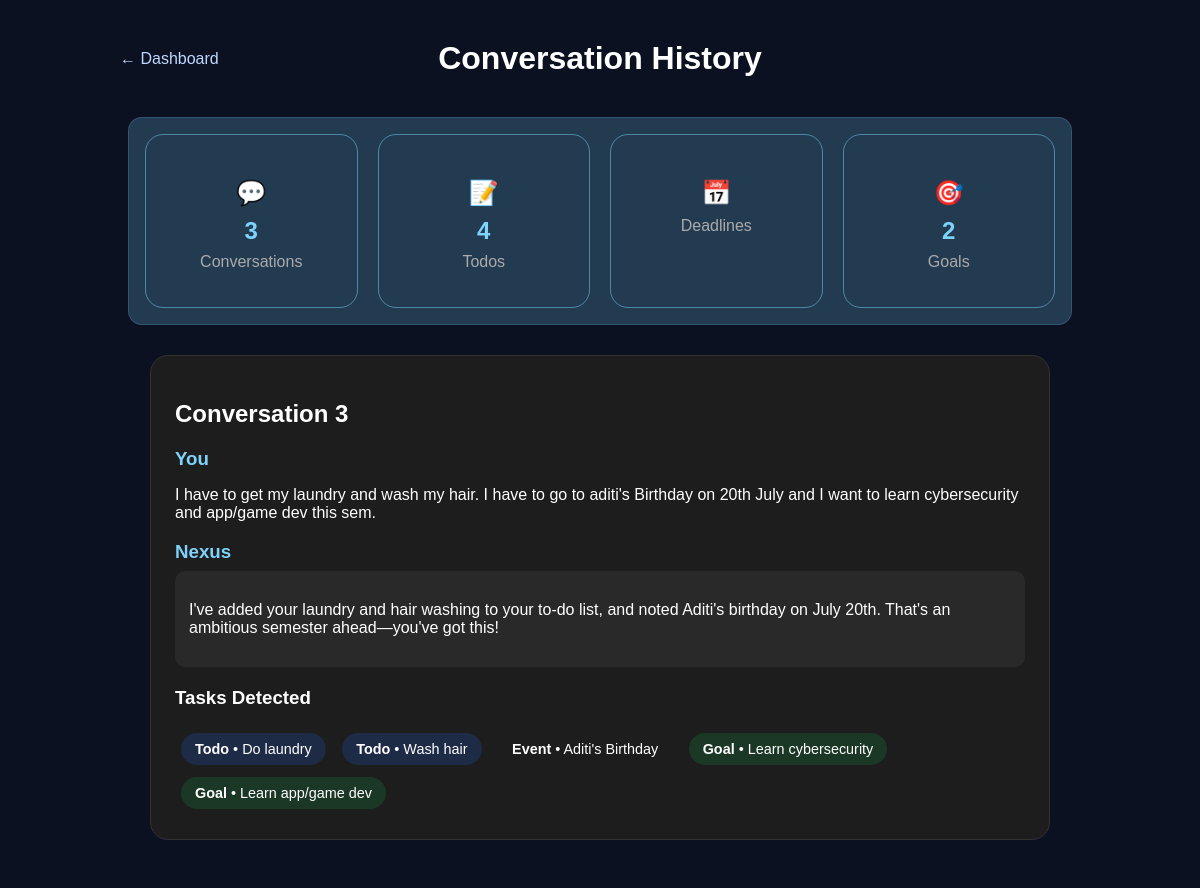
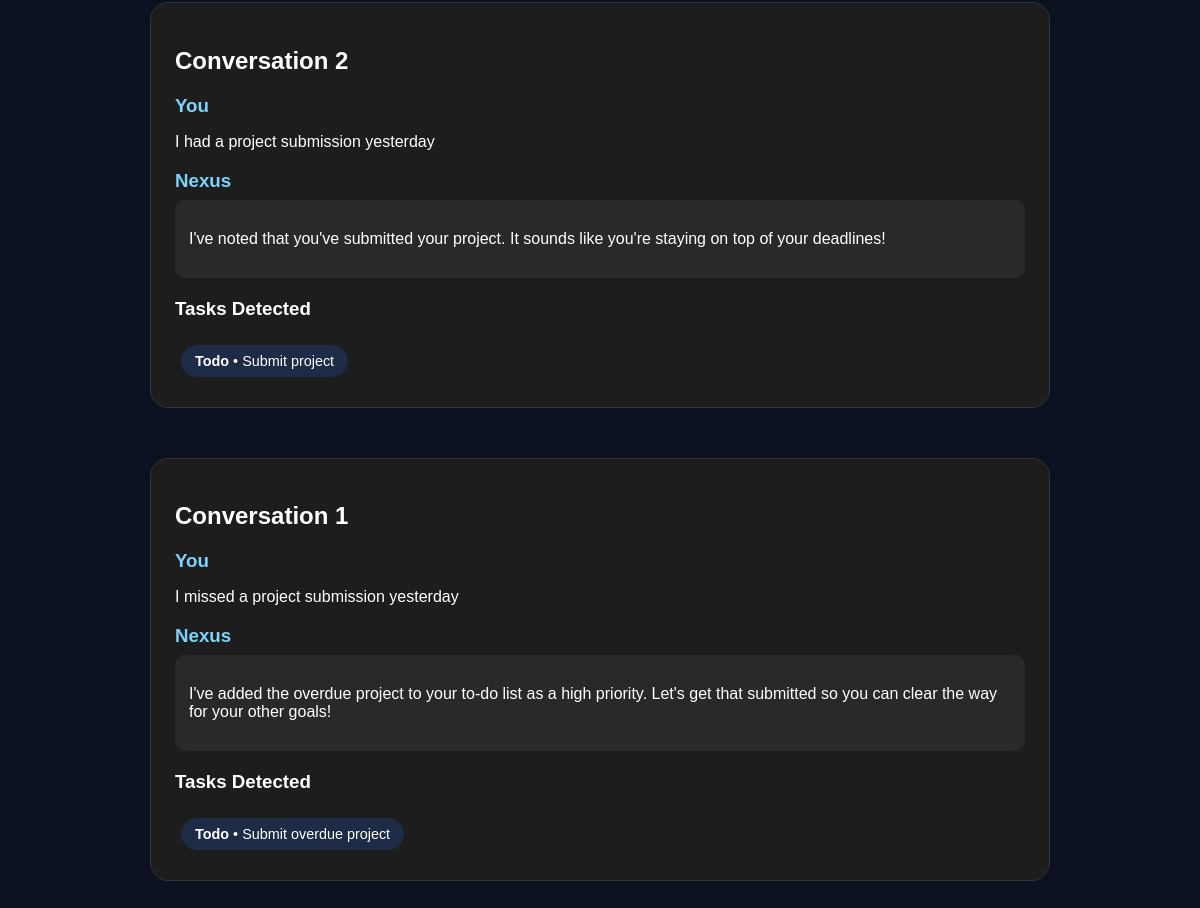
The app's page /history with its own data (2 pictures, top to bottom).
### tables this page shows
CREATE TABLE HISTORY (
        id INTEGER PRIMARY KEY AUTOINCREMENT,
        user_input TEXT NOT NULL,
        response TEXT NOT NULL,
        timestamp DATETIME DEFAULT CURRENT_TIMESTAMP
    );

CREATE TABLE TASKS (
        id INTEGER PRIMARY KEY AUTOINCREMENT,
        history_id INTEGER NOT NULL,
        intent TEXT NOT NULL,
        title TEXT,
        details TEXT,
        due_datetime TEXT,
        created_at DATETIME DEFAULT CURRENT_TIMESTAMP,
        updated_at DATETIME,
        completed_at DATETIME,
        completed BOOLEAN DEFAULT 0,
        priority TEXT,
        category TEXT,
        status TEXT,
        FOREIGN KEY (history_id) REFERENCES HISTORY(id)
    );

### app.py (the view)
@app.route('/history')
def history_page():
    stats = {
        "conversations": 0,
        "todos": 0,
        "events": 0,
        "goals": 0
    }
    stats["conversations"] = cursor.execute("SELECT COUNT(*) FROM HISTORY").fetchone()[0]
    stats["todos"] = cursor.execute("SELECT COUNT(*) FROM TASKS WHERE intent='Todo'").fetchone()[0]
    stats["events"] = cursor.execute("SELECT COUNT(*) FROM TASKS WHERE intent='Event'").fetchone()[0]
    stats["goals"] = cursor.execute("SELECT COUNT(*) FROM TASKS WHERE intent='Goal'").fetchone()[0]
    history = load_history()
    return render_template('history.html', history=history, stats=stats)

### templates/history.html (shortened to what this page needs)
<!DOCTYPE html>
<html>
<head>
    <link rel="stylesheet"
          href="{{ url_for('static', filename='css/history.css') }}">
</head>
<body>
    <div class="top-bar">
        <a href="/" class="back-btn">← Dashboard</a>
        <h1>Conversation History</h1>
    </div>
    <div class="summary-grid">
        <div class="summary-card">
            <h3>💬</h3>
            <span>{{ stats.conversations }}</span>
            <p>Conversations</p>
        </div>
        <div class="summary-card">
            <h3>📝</h3>
            <span>{{ stats.todos }}</span>
            <p>Todos</p>
        </div>
        <div class="summary-card">
            <h3>📅</h3>
            <p>Deadlines</p>
        </div>
        <div class="summary-card">
            <h3>🎯</h3>
            <span>{{ stats.goals }}</span>
            <p>Goals</p>
        </div>
    </div>
    <div class="history-container">
    {% if history %}
        {% for item in history|reverse %}
            <div class="history-card">
                <div class="history-header">
                    <h2>Conversation {{ loop.revindex }}</h2>
                </div>
                <div class="message-block">
                    <h3>You</h3>
                    <p>{{ item.user_input }}</p>
                </div>
                <div class="message-block">
                    <h3>Nexus</h3>
                    <div class="assistant-response">
                        {{ item.response|safe }}
                    </div>
                </div>
                {% if item.tasks %}
                <div class="task-summary">
                    <h3>Tasks Detected</h3>
                    {% for task in item.tasks %}
                    <div class="task-chip {{ task.intent|lower }}">
                        <strong>{{ task.intent }}</strong>
                        {% if task.title %}
                        • {{ task.title }}
                        {% endif %}
                    </div>
                    {% endfor %}
                </div>
                {% endif %}
            </div>
        {% endfor %}
    {% else %}
        <div class="empty-history">
            <h2>No conversations yet.</h2>
            <p>Start chatting with Nexus to see your history here.</p>
        </div>
    {% endif %}
    </div>
</body>
</html>

### static/css/history.css (style rules this page uses)
body { background:#0B1120; color:white; font-family:Arial, Helvetica, sans-serif; margin:0; }
.top-bar { position:relative; width:80%; margin:40px auto; }
.top-bar h1 { text-align:center; color:white; }
.back-btn { position:absolute; left:0; top:50%; transform:translateY(-50%); color:#BFD8FF; text-decoration:none; }
.summary-grid { display:grid; grid-template-columns:repeat(4,1fr); gap:20px; max-width:910px; margin:30px auto; padding:16px; background:rgba(125,211,252,.22); border:1px solid rgba(125,211,252,.18); border-radius:14px; }
.summary-card { padding:20px; text-align:center; border:1px solid rgb(125, 211, 252, 0.5); border-radius:18px; }
.summary-card h3 { margin-bottom:10px; font-size:1.5rem; }
.summary-card span { display:block; font-size:1.5rem; font-weight:bold; color:#7dd3fc; }
.summary-card p { margin-top:8px; color:#aaa; }
.history-container { width:900px; margin:auto; padding-bottom:40px; display:flex; flex-direction:column; gap:25px; }
.history-card { padding:24px; margin-bottom:25px; background:#1d1d1d; border:1px solid #333; border-radius:18px; }
.history-header { margin-bottom:18px; }
.message-block { margin-bottom:18px; }
.message-block h3 { margin-bottom:8px; color:#7dd3fc; }
.assistant-response { padding:14px; background:#292929; border-radius:10px; }
.task-summary { margin-top:20px; }
.task-chip { display:inline-block; margin:6px; padding:8px 14px; font-size:.9rem; border-radius:20px; }
.task-chip.todo { background:#2563eb33; }
.task-chip.goal { background:#16a34a33; }

### records on screen
HISTORY: user_input "I have to get my laundry and wash my hair. I have to go to aditi's Birthday on 20th July and I want to learn cybersecurity and app/game dev this sem.", response "I've added your laundry and hair washing to your to-do list, and noted Aditi's birthday on July 20th. That's an ambitious semester ahead—you've got this!"
TASKS: intent "Todo", title "Do laundry"
TASKS: intent "Todo", title "Wash hair"
TASKS: intent "Event", title "Aditi's Birthday"
TASKS: intent "Goal", title "Learn cybersecurity"
TASKS: intent "Goal", title "Learn app/game dev"
HISTORY: user_input "I had a project submission yesterday", response "I've noted that you've submitted your project. It sounds like you're staying on top of your deadlines!"
TASKS: intent "Todo", title "Submit project"
HISTORY: user_input "I missed a project submission yesterday", response "I've added the overdue project to your to-do list as a high priority. Let's get that submitted so you can clear the way for your other goals!"
TASKS: intent "Todo", title "Submit overdue project"

### other values on screen
{{ stats.conversations }} "3"
{{ stats.todos }} "4"
{{ stats.goals }} "2"
